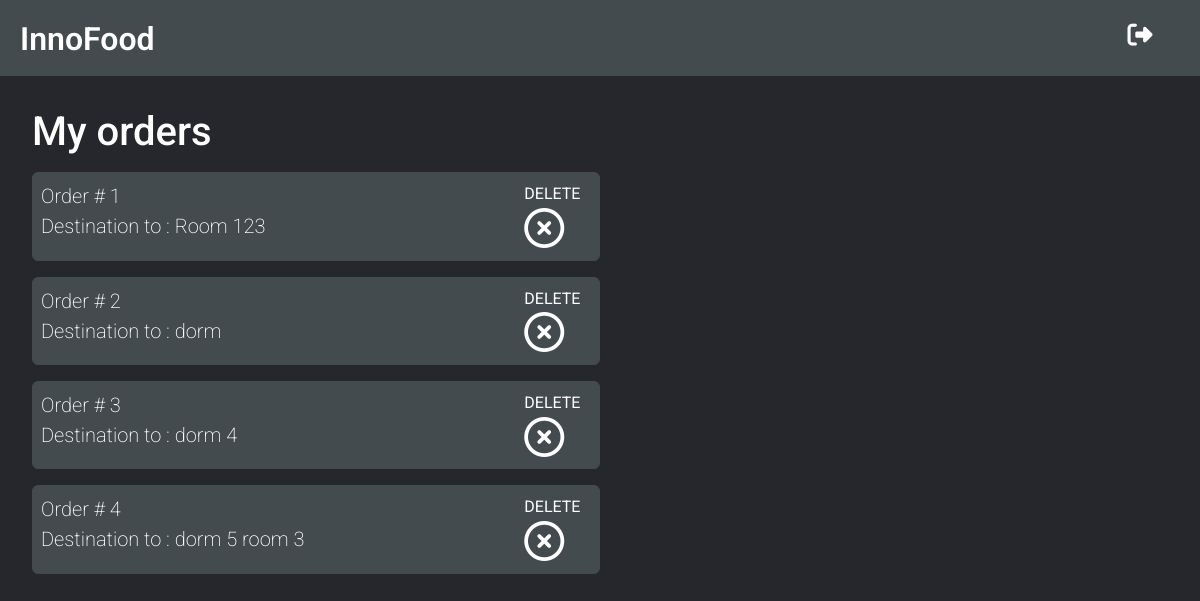
Screenshot of /orders/ with the database file from the repository.
### core/models.py (models this page shows, shortened)
class Order(models.Model):
    destination = models.CharField(max_length=400)
    cafe = models.ForeignKey(Cafe, on_delete=models.CASCADE)
    customer = models.ForeignKey(settings.AUTH_USER_MODEL, on_delete=models.CASCADE)
    confirmed = models.BooleanField(default=False)
    visible = models.BooleanField(default=True)

### core/views.py (the view)
# urls.py: path('orders/', views.myOrders, name='customer_orders'),
def myOrders(request):
    order_list = Order.objects.filter(visible=True)
    return render(request, 'core/myOrders.html', {'order_list': order_list})

### core/templates/core/myOrders.html
{% extends 'core/new_base.html' %}
{% block main %}
<h1>My orders</h1>
{% for order in order_list %}
<div class="manager__order">
    <div class="row justify-content-between">
        <div class="col-10">
            <p>Order # {{order.id}}</p>
            <p>Destination to : {{order.destination}}</p>
        </div>
        <div class="col-2">
            <a href="/orders/deleteOrder/{{order.id}}"> DELETE<i class="far fa-times-circle"></i></a>
        </div>
    </div>
</div>
{% endfor %}
{% endblock %}

### static/css/innofood.css (style rules this page uses)
html, body { width: 100%; height: 100%; line-height: 1.667; }
body { font-family: 'Roboto', 'sans-serif'; }
a { -webkit-transition: all .35s; transition: all .35s; }
p { font-size: 20px; line-height: 1.5; font-weight: 200; }
i { font-size:30pt!important; }
html, body { height: 100%; background-color: #26262D; color: white; }
a { color:#fff; }
.manager__order { background-color: #444B4E; border: 1px solid #444B4E; width: 50%; border-radius: 6px; padding: 0.5rem; margin: 1rem 1rem 1rem 0; cursor: pointer; }
.far { color: white; }
.manager__order p { margin: 0; padding: 0; }

### rows the page displays
Order: id "1", destination "Room 123"
Order: id "2", destination "dorm"
Order: id "3", destination "dorm 4"
Order: id "4", destination "dorm 5 room 3"
